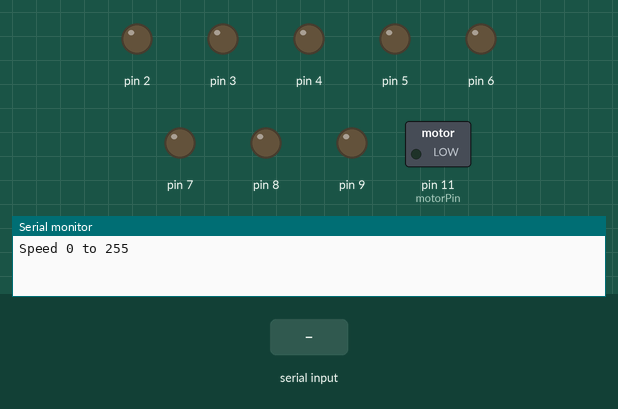
Simulated run of this sketch. Board: Arduino Uno, built with avr-gcc and run on an emulated ATmega328P. Shown: switched loads named in the sketch (green lamp = pin HIGH), output pins drawn as LEDs (lit = HIGH), the last lines printed to the serial monitor. The inputs (shaded band) are chosen by the test bench.

Above: at 1.2 s.
1.3 s: "90,45\n" received over Serial
At 2.8 s:
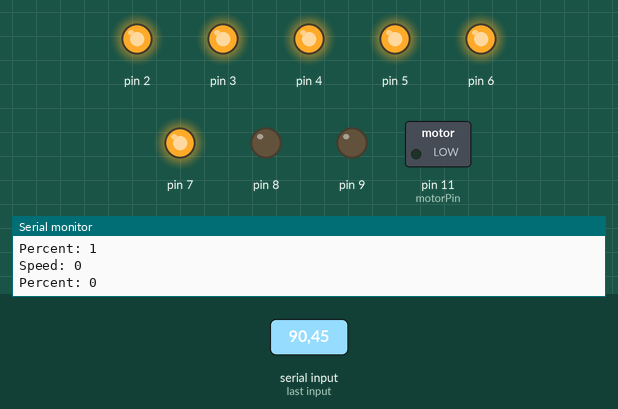
3.8 s: "30,150\n" received over Serial
At 4.6 s:
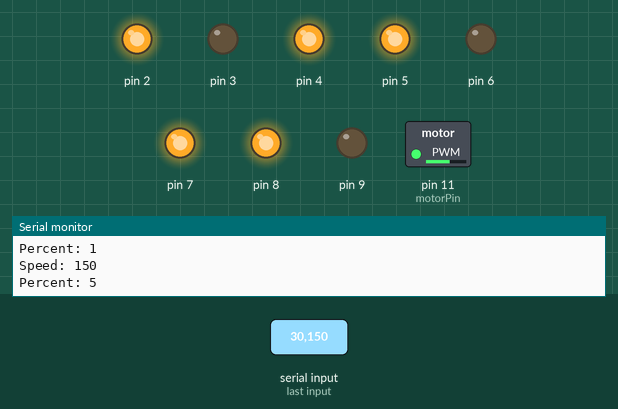
6.3 s: "5\n" received over Serial
At 6.9 s:
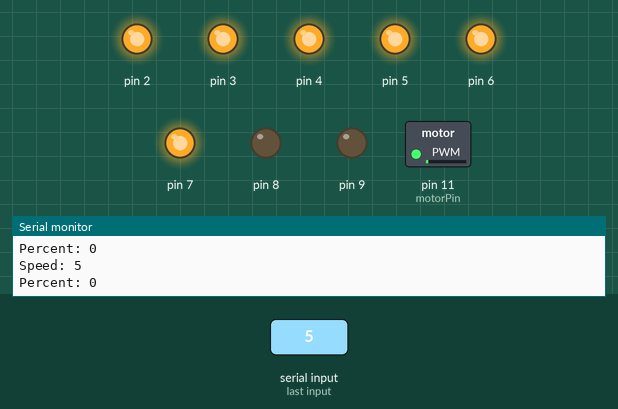
8.8 s: "200\n" received over Serial
At 9.6 s:
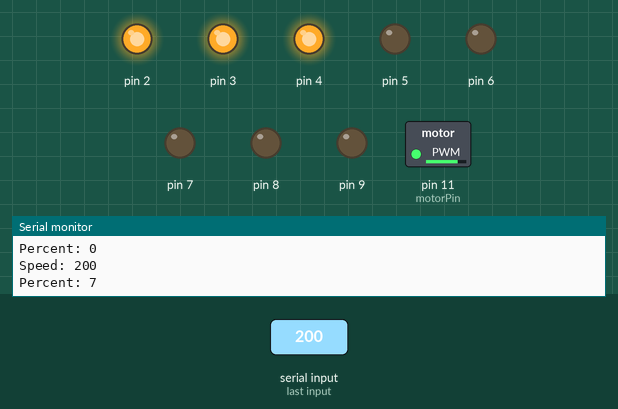
Timing chart, 0 to 11.8 s (numbered marks = the images above; inputs shaded):
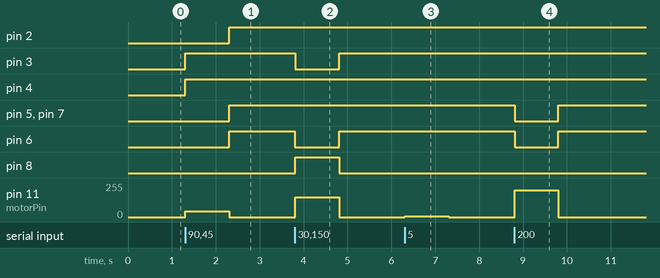

The sketch:

motorPaulJordan.ino
```cpp
/*
Adafruit Arduino - Lesson 13. DC Motor
*/


int motorPin = 11;

void setup()
{
  pinMode(motorPin, OUTPUT);
  Serial.begin(9600);
  while (! Serial);
  Serial.println("Speed 0 to 255");
  pinMode(2, OUTPUT);
  pinMode(3, OUTPUT);
  pinMode(4, OUTPUT);
  pinMode(5, OUTPUT);
  pinMode(6, OUTPUT);
  pinMode(7, OUTPUT);
  pinMode(8, OUTPUT);
  pinMode(9, OUTPUT);
  digitalWrite(9, 0);  // start with the "dot" off
}


void loop()
{
  if (Serial.available())
  {
    int speed = Serial.parseInt();
    int percentspeed = speed / 25.5;
    Serial.print("Speed: " );
    Serial.println(speed);
    Serial.print("Percent: " );
    Serial.println(percentspeed);
    if (speed >= 0 && speed <= 255)
    {

      analogWrite(motorPin, speed);
      //percentspeed=speed/26;
      if (percentspeed < 1)
      {
         // write '0'
         digitalWrite(2, 1);
         digitalWrite(3, 1);
         digitalWrite(4, 1);
         digitalWrite(5, 1);
         digitalWrite(6, 1);
         digitalWrite(7, 1);
         digitalWrite(8, 0);
      }
      else if (percentspeed < 2)
      {
         // write '1'
         digitalWrite(2, 0);
         digitalWrite(3, 1);
         digitalWrite(4, 1);
         digitalWrite(5, 0);
         digitalWrite(6, 0);
         digitalWrite(7, 0);
         digitalWrite(8, 0);
      }
      else if (percentspeed < 3)
      {
          // write '2'
         digitalWrite(2, 1);
         digitalWrite(3, 1);
         digitalWrite(4, 0);
         digitalWrite(5, 1);
         digitalWrite(6, 1);
         digitalWrite(7, 0);
         digitalWrite(8, 1);
      }
      else if (percentspeed <4)
      {
          // write '3'
         digitalWrite(2, 1);
         digitalWrite(3, 1);
         digitalWrite(4, 1);
         digitalWrite(5, 1);
         digitalWrite(6, 0);
         digitalWrite(7, 0);
         digitalWrite(8, 1);
      }
      else if (percentspeed <5)
      {
          // write '4'
         digitalWrite(2, 0);
         digitalWrite(3, 1);
         digitalWrite(4, 1);
         digitalWrite(5, 0);
         digitalWrite(6, 0);
         digitalWrite(7, 1);
         digitalWrite(8, 1);
      }
      else if (percentspeed <6)
      {
          // write '5'
         digitalWrite(2, 1);
         digitalWrite(3, 0);
         digitalWrite(4, 1);
         digitalWrite(5, 1);
         digitalWrite(6, 0);
         digitalWrite(7, 1);
         digitalWrite(8, 1);
      }
      else if (percentspeed <7)
      {
          // write '6'
         digitalWrite(2, 1);
         digitalWrite(3, 0);
         digitalWrite(4, 1);
         digitalWrite(5, 1);
         digitalWrite(6, 1);
         digitalWrite(7, 1);
         digitalWrite(8, 1);
      }
      else if (percentspeed <8)
      {
          // write '7'
         digitalWrite(2, 1);
         digitalWrite(3, 1);
         digitalWrite(4, 1);
         digitalWrite(5, 0);
         digitalWrite(6, 0);
         digitalWrite(7, 0);
         digitalWrite(8, 0);
      }
      else if (percentspeed <9)
      {
          // write '8'
         digitalWrite(2, 1);
         digitalWrite(3, 1);
         digitalWrite(4, 1);
         digitalWrite(5, 1);
         digitalWrite(6, 1);
         digitalWrite(7, 1);
         digitalWrite(8, 1);
      }
      else
      {
           // write '9'
           digitalWrite(2, 1);
           digitalWrite(3, 1);
           digitalWrite(4, 1);
           digitalWrite(5, 0);
           digitalWrite(6, 0);
           digitalWrite(7, 1);
           digitalWrite(8, 1);
      }
    }
  }
}
```

Measured:
- after the input at 1.3 s, pin 2, pin 5–7: LOW → HIGH after 1.0 s; pin 3, pin 4: LOW → HIGH at once; pin 11 (motorPin): 0/255 → 45/255 at once, → 0/255 1.0 s later
- after the input at 3.8 s, pin 3, pin 6: HIGH → LOW at once, → HIGH 1.0 s later; pin 8: LOW → HIGH at once, → LOW 1.0 s later; pin 11 (motorPin): 0/255 → 150/255 at once, → 0/255 1.0 s later
- after the input at 6.3 s, pin 11 (motorPin): 0/255 → 5/255 at once, → 0/255 1.0 s later
- after the input at 8.8 s, pin 5–7: HIGH → LOW at once, → HIGH 1.0 s later; pin 11 (motorPin): 0/255 → 200/255 at once, → 0/255 1.0 s later
